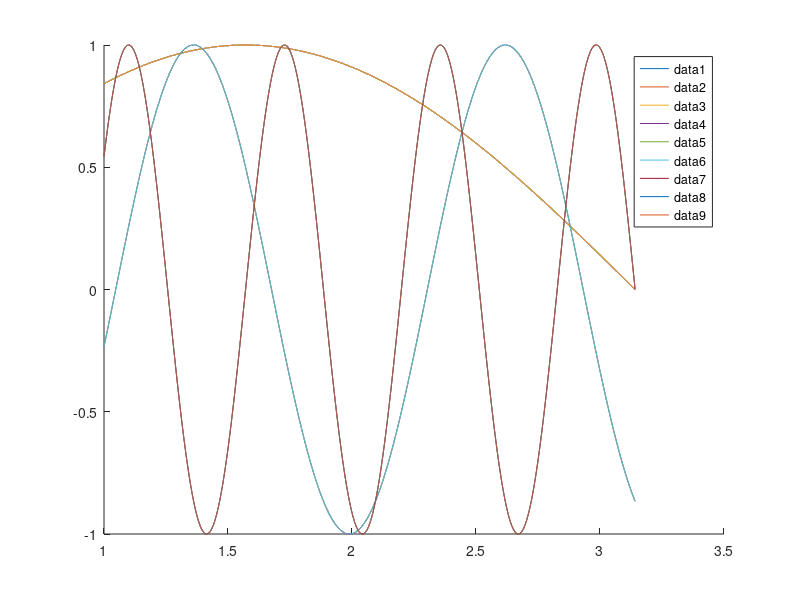

Recreate this plot in MATLAB. (Note: this script raises an error after producing the figure.)
A = [2 3 0 0; 3 4 0 0;0 0 7 8; 0 0 8 9];
Ainv = inv(A);
%%
x = 1:0.001:pi;

%%hold on
% plot(x,sin(x));
% plot(x,3*sin(2*x));
% plot(x,cos(x));

%%
yc = [1 -2 5 -11 7 -13];
r = roots(yc);

%%
rng shuffle
A = rand(3,8);
B = rand(8,5);
C = rand(5,3);
P = A*B*C;
Pinv = inv(P);
%%
 hold on
 ome = [1 5 10];
 phi = [0 pi/3 pi]
 t = 1:0.0001:pi
 for i = 1:length(ome)
     for j = 1:length(phi)
         m = sin(ome(i)*t+phi(i));
         plot(t,m)
     end
 end
 legend
%%
Cube = [10 20 12];
SurfaceCube = 2*(Cube(1)*Cube(2)+Cube(1)*Cube(3)+Cube(2)*Cube(3));

%%
fx = [5 4 3 2 1;
      4 -2 0 0 -7.6;
      0 1 -1 +7 0;
      -1 3 7 0 -9;
      100 -90 -60 12 7];
fy = [6; 4.2; 1; 9.42; 21];
sln = rref([fx,fy]);


%%
syms l(x)

l(x) = exp(x^2)*cos(2*x)*sin(x/2);
k = int(l(x));
m = diff(l(x));
pretty(m);
disp(' ')
pretty(k)